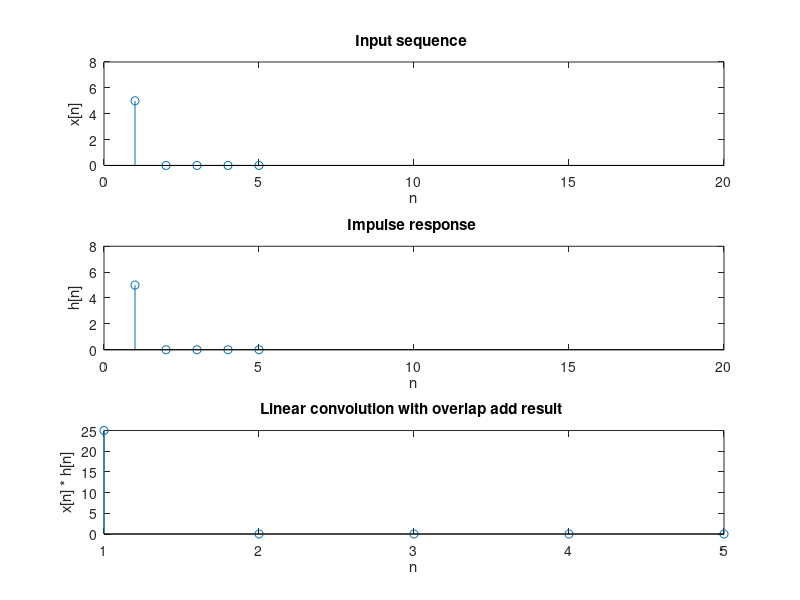

MATLAB code for this plot: (Note: this script raises an error after producing the figure.)
x=input('Enter the input sequence ');
h=input('Enter the impulse response ');
Ns=input('Enter the segmentation length ');
Nx=length(x);
Nh=length(h);
x=[x zeros(1,Ns-mod(Nx,Ns))];
h=[h zeros(1,Ns-1)];
M=length(x)/Ns;
H=fft(h);
j=1;
k=Ns+Nh-1;
res=zeros(1,length(x)+Nh-1);
for i=1:M
    y=[x((i-1)*Ns+1:i*Ns) zeros(1,Nh-1)];
    YH=fft(y).*H;
    yh=ifft(YH);
    res(j:k)=res(j:k)+yh(1:Ns+Nh-1);
    j=k-(Nh-2);
    k=j+(Ns+Nh-2);
end

subplot(311)
stem(x);
axis([0 20 0 8]);
title('Input sequence ');
xlabel('n');
ylabel('x[n]');

subplot(312)
stem(h);
axis([0 20 0 8]);
title('Impulse response ');
xlabel('n');
ylabel('h[n]');

subplot(313)
stem(res);
%axis([0 11 0 80]);
title('Linear convolution with overlap add result ');
xlabel('n');
ylabel('x[n] * h[n]');

gtext('Noufal P 13400043');
